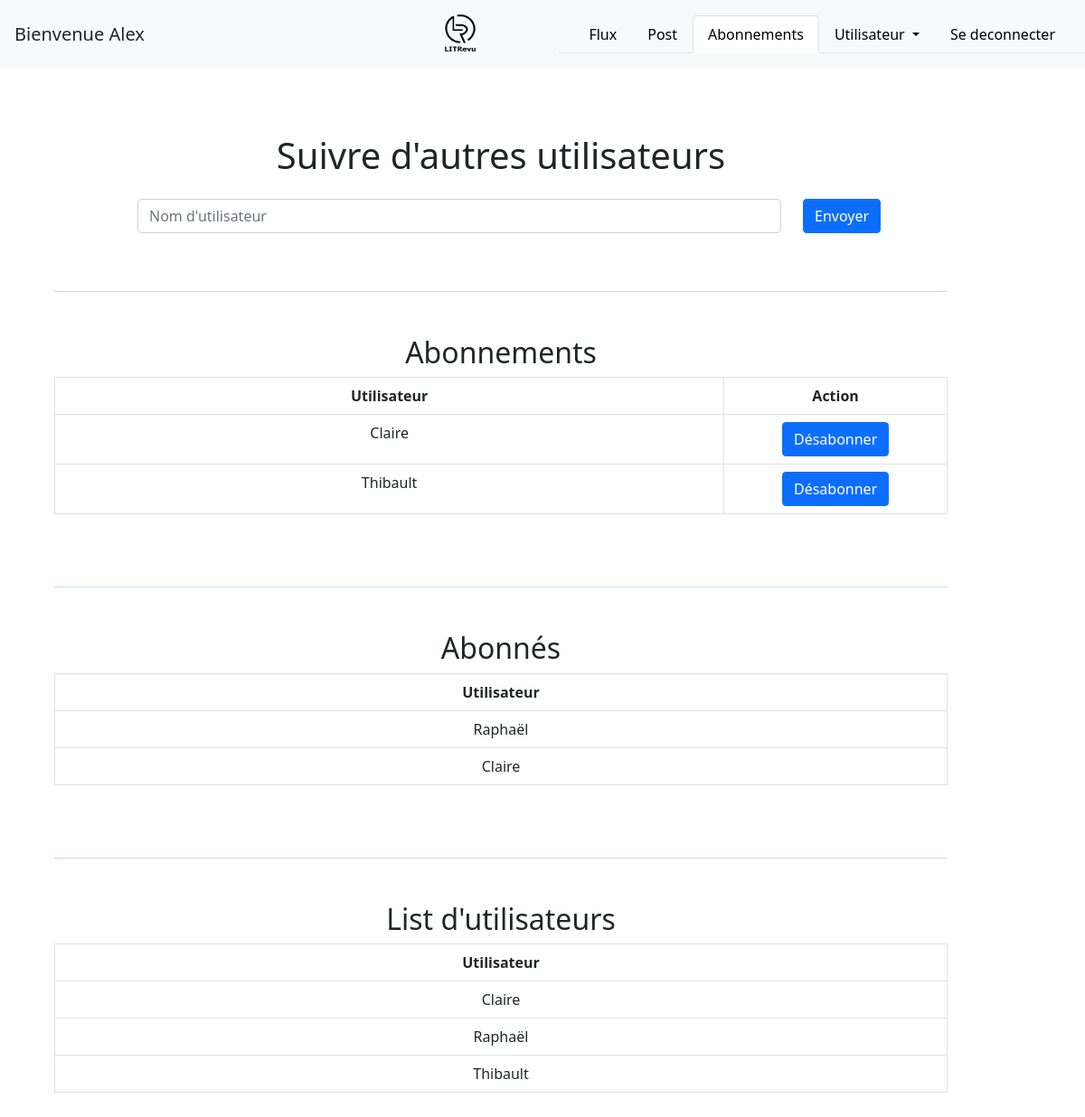
The app's page /home/followers (signed in) with its own data.
### authentication/models.py (models this page shows)
class User(AbstractUser):
    followers = models.ManyToManyField(settings.AUTH_USER_MODEL, through='blog.UserFollows')
    class Meta:
        ordering = ['first_name']

### blog/models.py (models this page shows)
class UserFollows(models.Model):
    user = models.ForeignKey(settings.AUTH_USER_MODEL, on_delete=models.CASCADE, related_name="following")
    followed_user = models.ForeignKey(settings.AUTH_USER_MODEL, on_delete=models.CASCADE, related_name="followed_by")
    class Meta:
        unique_together = ('user', 'followed_user')

### blog/views.py (the view, shortened to what this page needs)
# urls.py: path('home/followers', blog.views.follow_users, name='followers'),
@login_required
def follow_users(request):
    users = auth_models.User.objects.exclude(username=request.user)
    form_add = forms.FollowUsersForm(instance=request.user, initial={'followers': ''})
    form_delete = forms.DeleteFollower()
    following = request.user.following.all()
    followed_by = request.user.followed_by.all()
    context = {
        'form_add': form_add,
        'form_delete': form_delete,
        'users': users,
        'following': following,
        'followed_by': followed_by,
        'user': request.user
    }
    return render(request, 'blog/followers.html', context=context)

### blog/forms.py (shortened to what this page needs)
class FollowUsersForm(forms.ModelForm):
    followers = forms.CharField(widget=forms.TextInput(attrs={
        "class": "form-control",
        "placeholder": "Nom d'utilisateur"})
        )
    add_follower = forms.BooleanField(widget=forms.HiddenInput, initial=True)
    class Meta:
        model = get_user_model()
        fields = ["followers"]

class DeleteFollower(forms.Form):
    delete_follower = forms.BooleanField(widget=forms.HiddenInput, initial=True)

### blog/templates/blog/followers.html (shortened to what this page needs)
{% extends 'base.html' %}
{% block content %}
<main>
    <section class="m-5">
        <div class="container">
            <div class="row">
                <div class="col-11">
                    <h1 class="text-center my-4">Suivre d'autres utilisateurs</h1>
                </div>
            </div>
        </div>
        <form method="post">
            <div>
                <div class="container">
                    <div class="row">
                        <div class="col-8 offset-1">
                            {% for field in form_add %}
                                <div>
                                    {{ field }}
                                </div>
                            {% endfor %}
                        </div>
                        <div class="col-2">
                            <button type="submit" class="btn btn-primary">Envoyer</button>
                        </div>
                    </div>
                </div>
            </div>
        </form>
    </section>
    <section class="m-5">
        {% if following %}
            <div class="container">
                <div class="row">
                    <div class="col-11">
                        <hr class="text-primary">
                        <h2 class="text-center mt-5">Abonnements</h2>
                    </div>
                </div>
            </div>
            <div class="container">
                <div class="row">
                    <div class="col-11">
                        <table class="table table-bordered">
                            <thead>
                            <tr>
                                <th scope="col" class="w-75 text-center">Utilisateur</th>
                                <th scope="col" class="text-center">Action</th>
                            </tr>
                            </thead>
                            <tbody>
                                {% for follow in following %}
                                    <tr>
                                        <td class="text-center">{{ follow.followed_user }}</td>
                                        <td class="text-center">
                                            <form method="post">
                                                <button type="submit" class="btn btn-primary">Désabonner</button>
                                            </form>
                                        </td>
                                    </tr>
                                {% endfor %}
                            </tbody>
                        </table>
                    </div>
                </div>
            </div>
        {% endif %}
    </section>
    <section class="m-5">
        {% if followed_by %}
            <div class="container">
                <div class="row">
                    <div class="col-11">
                        <hr class="text-primary">
                        <h2 class="text-center mt-5">Abonnés</h2>
                    </div>
                </div>
            </div>
            <div class="container">
                <div class="row">
                    <div class="col-11">
                        <table class="table table-bordered">
                            <thead>
                            <tr>
                                <th scope="col" class="text-center">Utilisateur</th>
                            </tr>
                            </thead>
                            <tbody>
                                {% for follower in followed_by %}
                                    <tr>
                                        <td class="text-center">{{ follower.user }}</td>
                                    </tr>
                                {% endfor %}
                            </tbody>
                        </table>
                    </div>
                </div>
            </div>
        {% endif %}
    </section>
    <section class="m-5">
        {% if users %}
            <div class="container">
                <div class="row">
                    <div class="col-11">
                        <hr class="text-primary">
                        <h2 class="text-center mt-5">List d'utilisateurs</h2>
                    </div>
                </div>
            </div>
            <div class="container">
                <div class="row">
                    <div class="col-11">
                        <table class="table table-bordered">
                            <thead>
                            <tr>
                                <th scope="col" class="text-center">Utilisateur</th>
                            </tr>
                            </thead>
                            <tbody>
                                {% for user in users %}
                                    <tr>
                                        <td class="text-center">{{ user }}</td>
                                    </tr>
                                {% endfor %}
                            </tbody>
                        </table>
                    </div>
                </div>
            </div>
        {% endif %}
    </section>
</main>
{% endblock content %}

### templates/base.html (shortened to what this page needs)
{% load static %}
<!DOCTYPE html>
<html lang="fr">
    <head>
        <link href="https://cdn.jsdelivr.net/npm/bootstrap@5.0.2/dist/css/bootstrap.min.css" rel="stylesheet">
        <link rel="stylesheet" href="https://cdn.jsdelivr.net/npm/bootstrap-icons@1.5.0/font/bootstrap-icons.css">
    </head>
    <body>
        <header>
            <nav class="navbar navbar-expand bg-light">
                <div class="w-25 d-flex justify-content-start">
                    {% if user.is_authenticated %}
                    <span class="navbar-brand px-3" >Bienvenue {{ user }}</span>
                    {% endif %}
                </div>
                <div class="w-25 d-flex justify-content-end">
                    <a class="navbar-brand" href="{% url 'home' %}">
                        <img src="{% static 'logo_2.png' %}" alt="Logo of LITRevu" width="150" height="50">
                    </a>
                </div>
                <div class="w-50 d-flex justify-content-end">
                    <ul class="nav nav-tabs px-3">
                        {% if user.is_authenticated %}
                            <li class="nav-item">
                                <a class="nav-link {% if request.path == '/home/' %}active{% endif %}" aria-current="page" href="{% url 'home' %}" style="color: black">Flux</a>
                            </li>
                            <li class="nav-item">
                                <a class="nav-link {% if request.path == '/home/posts' %}active{% endif %}" aria-current="page" href="{% url 'posts' %}" style="color: black">Post</a>
                            </li>
                            <li class="nav-item">
                                <a class="nav-link {% if request.path == '/home/followers' %}active{% endif %}" aria-current="page" href="{% url 'followers' %}" style="color: black">Abonnements</a>
                            </li>
                            <li class="nav-item dropdown">
                                <a class="nav-link dropdown-toggle" href="#" id="navbarDropdown" role="button" data-bs-toggle="dropdown" aria-expanded="false" style="color: black">
                                  Utilisateur
                                </a>
                              </li>
                            <li class="nav-item">
                                <a class="nav-link" aria-current="page" href="{% url 'logout' %}" style="color: black">Se deconnecter</a>
                            </li>
                        {% endif %}
                    </ul>
                </div>
            </nav>
        </header>
        {% block content %}{% endblock content %}
    </body>
</html>

### records on screen
User: username "Alex"
UserFollows: followed_user "Claire"
UserFollows: followed_user "Thibault"
UserFollows: user "Raphaël"
UserFollows: user "Claire"
User: username "Claire"
User: username "Raphaël"
User: username "Thibault"
